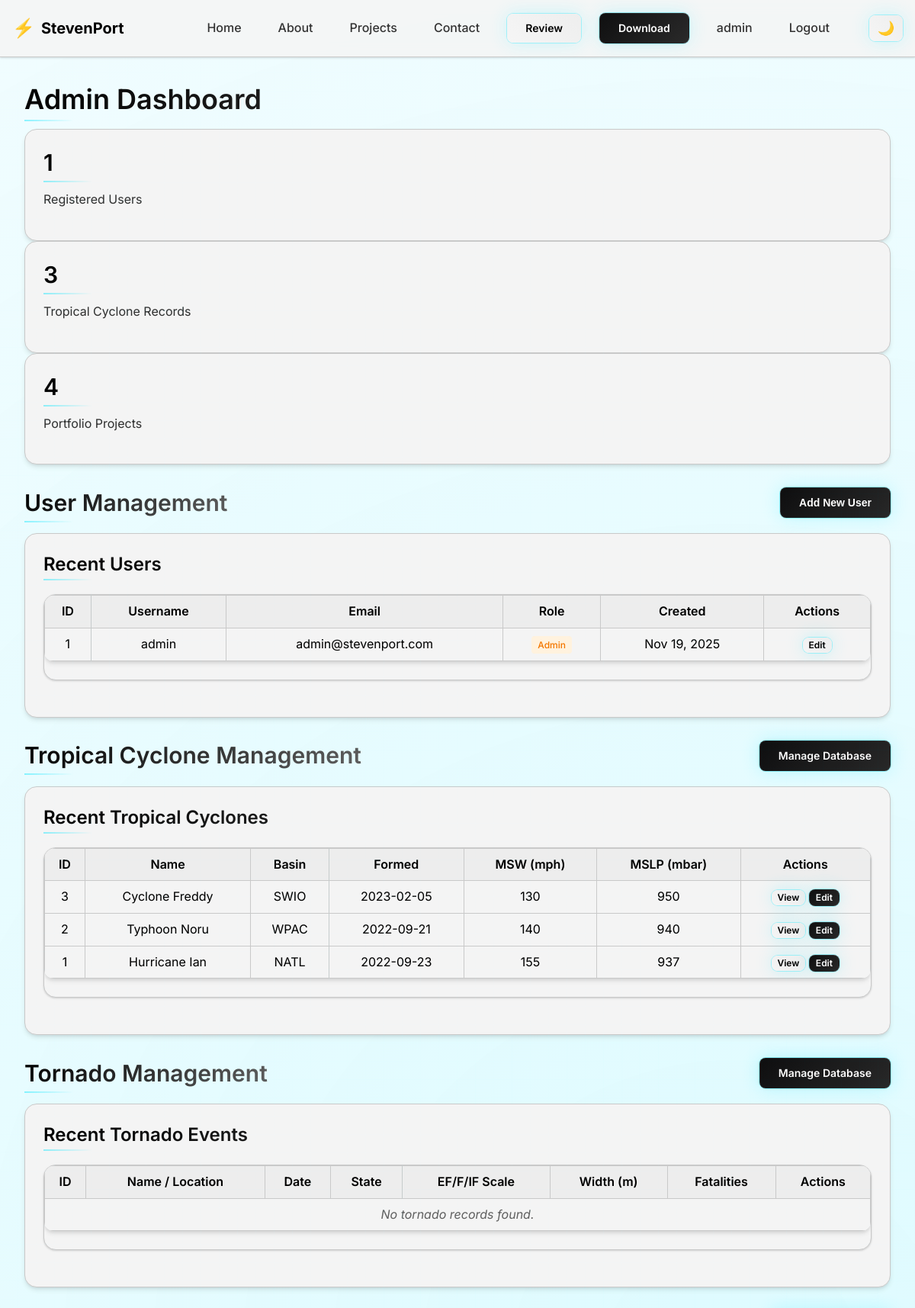
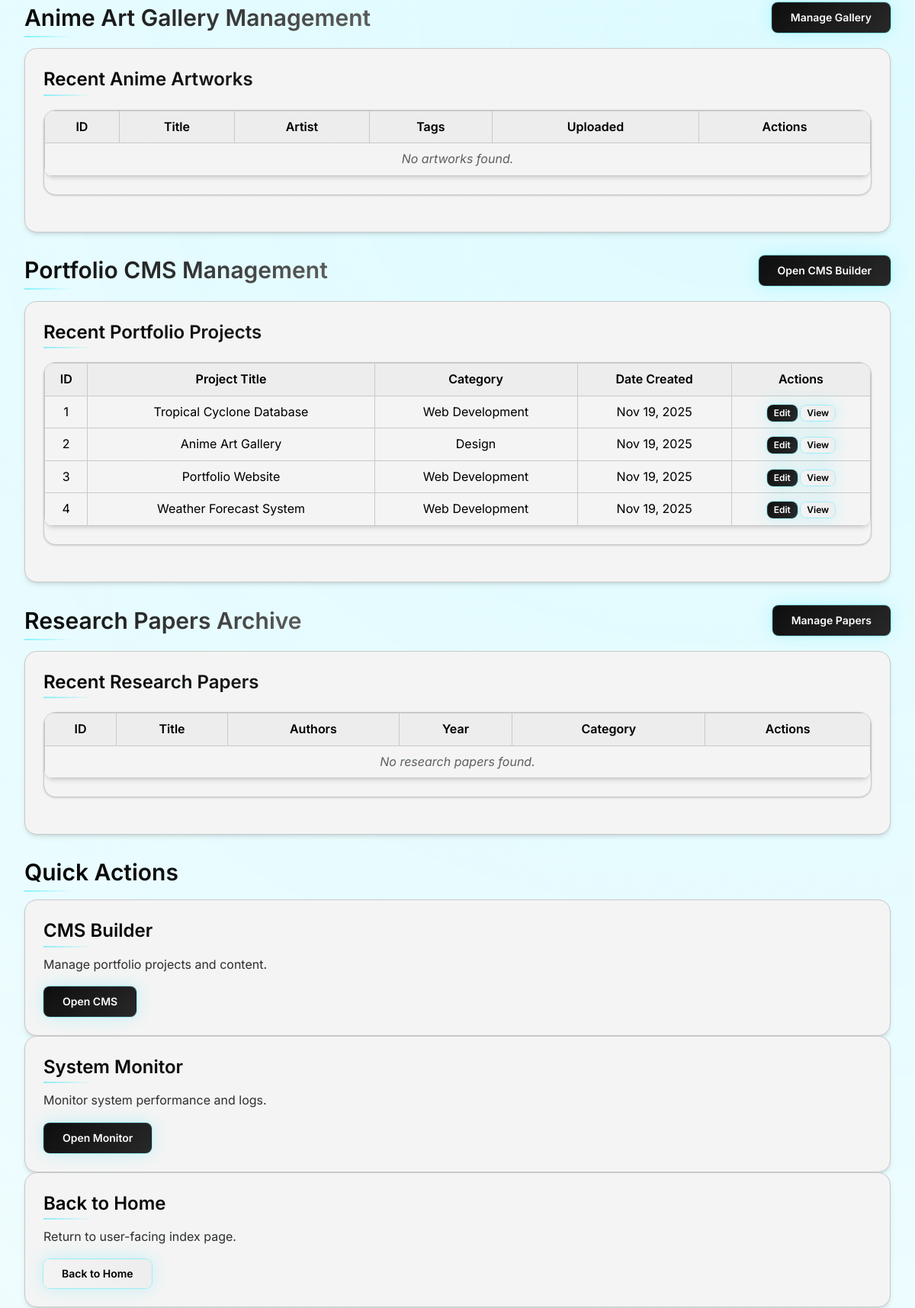
/dashboard.php (signed in, upper part), run on the app's committed database (2 pictures, top to bottom).
### tables this page shows
CREATE TABLE IF NOT EXISTS users (
    id INT AUTO_INCREMENT PRIMARY KEY,
    username VARCHAR(50) UNIQUE NOT NULL,
    email VARCHAR(100) UNIQUE NOT NULL,
    password VARCHAR(255) NOT NULL,
    role ENUM('user', 'admin', 'superadmin') DEFAULT 'user',
    created_at TIMESTAMP DEFAULT CURRENT_TIMESTAMP,
    updated_at TIMESTAMP DEFAULT CURRENT_TIMESTAMP ON UPDATE CURRENT_TIMESTAMP,
    
     
    first_name VARCHAR(50) DEFAULT NULL,
    last_name VARCHAR(50) DEFAULT NULL,
    bio TEXT DEFAULT NULL,
    
     
    last_login TIMESTAMP NULL DEFAULT NULL,
    email_verified BOOLEAN DEFAULT FALSE,
    email_verification_token VARCHAR(255) DEFAULT NULL,
    password_reset_token VARCHAR(255) DEFAULT NULL,
    password_reset_expires TIMESTAMP NULL DEFAULT NULL,
    
     
    theme ENUM('light', 'dark', 'auto') DEFAULT 'light',
    language VARCHAR(10) DEFAULT 'en',
    timezone VARCHAR(50) DEFAULT 'UTC',
    notifications BOOLEAN DEFAULT TRUE,
    email_notifications BOOLEAN DEFAULT TRUE,
    
     
    account_status ENUM('active', 'suspended', 'banned') DEFAULT 'active',
    failed_login_attempts INT DEFAULT 0,
    locked_until TIMESTAMP NULL DEFAULT NULL,
    two_factor_enabled BOOLEAN DEFAULT FALSE,
    two_factor_secret VARCHAR(255) DEFAULT NULL
);

CREATE TABLE IF NOT EXISTS tcdatabase (
    id INT AUTO_INCREMENT PRIMARY KEY,
    storm_id VARCHAR(50),
    storm_img VARCHAR(255),
    track_img VARCHAR(255),
    name VARCHAR(100),
    basin VARCHAR(20),
    msw VARCHAR(20),
    mslp VARCHAR(20),
    formed DATE,
    dissipated DATE,
    ace_value DECIMAL(10,4),
    damage VARCHAR(100),
    fatalities VARCHAR(100),
    `desc` TEXT,
    created_at TIMESTAMP DEFAULT CURRENT_TIMESTAMP,
    updated_at TIMESTAMP DEFAULT CURRENT_TIMESTAMP ON UPDATE CURRENT_TIMESTAMP
);

CREATE TABLE IF NOT EXISTS projects (
    id INT AUTO_INCREMENT PRIMARY KEY,
    title VARCHAR(255) NOT NULL,
    category VARCHAR(100) DEFAULT 'Portfolio',
    description TEXT,
    image VARCHAR(255),
    link VARCHAR(500),
    created_at TIMESTAMP DEFAULT CURRENT_TIMESTAMP,
    updated_at TIMESTAMP DEFAULT CURRENT_TIMESTAMP ON UPDATE CURRENT_TIMESTAMP
);

### dashboard.php (the view, shortened to what this page needs)
<?php
$db = new DBFunc();
$conn = $db->getConnection();
$totalUsers = $conn->query("SELECT COUNT(*) AS c FROM users")->fetch_assoc()['c'];
$totalTC = $conn->query("SELECT COUNT(*) AS c FROM tcdatabase")->fetch_assoc()['c'];
$totalProjects = $conn->query("SELECT COUNT(*) AS c FROM projects")->fetch_assoc()['c'];
$recentUsers = $conn->query("SELECT * FROM users ORDER BY created_at DESC LIMIT 5")->fetch_all(MYSQLI_ASSOC);
$recentTC = $conn->query("SELECT * FROM tcdatabase ORDER BY id DESC LIMIT 5")->fetch_all(MYSQLI_ASSOC);
?>
<?php include 'includes/header.php'; ?>
<main class="page-container">
    <h1 class="page-title">Admin Dashboard</h1>
    <section class="cards-grid">
        <div class="card stat-card">
            <h2><?= $totalUsers ?></h2>
            <p>Registered Users</p>
        </div>
        <div class="card stat-card">
            <h2><?= $totalTC ?></h2>
            <p>Tropical Cyclone Records</p>
        </div>
        <div class="card stat-card">
            <h2><?= $totalProjects ?></h2>
            <p>Portfolio Projects</p>
        </div>
    </section>
    <section class="admin-section">
        <div class="section-header">
            <h2>User Management</h2>
            <button class="btn btn-primary" onclick="toggleUserForm()">Add New User</button>
        </div>
        <div class="card">
            <h3>Recent Users</h3>
            <div class="table-container">
                <table class="styled-table">
                    <thead>
                        <tr>
                            <th>ID</th>
                            <th>Username</th>
                            <th>Email</th>
                            <th>Role</th>
                            <th>Created</th>
                            <th>Actions</th>
                        </tr>
                    </thead>
                    <tbody>
                        <?php if (empty($recentUsers)): ?>
                            <tr class="no-results">
                                <td colspan="6">No users found.</td>
                            </tr>
                        <?php else: ?>
                            <?php foreach ($recentUsers as $user): ?>
                                <tr>
                                    <td><?= htmlspecialchars($user['id']) ?></td>
                                    <td><?= htmlspecialchars($user['username']) ?></td>
                                    <td><?= htmlspecialchars($user['email']) ?></td>
                                    <td>
                                        <span class="role-badge role-<?= htmlspecialchars($user['role']) ?>">
                                            <?= ucfirst(htmlspecialchars($user['role'])) ?>
                                        </span>
                                    </td>
                                    <td><?= date('M j, Y', strtotime($user['created_at'])) ?></td>
                                    <td>
                                        <a href="account_settings.php?user=<?= $user['id'] ?>" class="btn btn-secondary btn-sm">Edit</a>
                                    </td>
                                </tr>
                            <?php endforeach; ?>
                        <?php endif; ?>
                    </tbody>
                </table>
            </div>
        </div>
    </section>
    <section class="admin-section">
        <div class="section-header">
            <h2>Tropical Cyclone Management</h2>
            <a href="tc_database.php" class="btn btn-primary">Manage Database</a>
        </div>
        <div class="card">
            <h3>Recent Tropical Cyclones</h3>
            <div class="table-container">
                <table class="styled-table">
                    <thead>
                        <tr>
                            <th>ID</th>
                            <th>Name</th>
                            <th>Basin</th>
                            <th>Formed</th>
                            <th>MSW (mph)</th>
                            <th>MSLP (mbar)</th>
                            <th>Actions</th>
                        </tr>
                    </thead>
                    <tbody>
                        <?php if (empty($recentTC)): ?>
                            <tr class="no-results">
                                <td colspan="6">No tropical cyclones found.</td>
                            </tr>
                        <?php else: ?>
                            <?php foreach ($recentTC as $tc): ?>
                                <tr>
                                    <td><?= htmlspecialchars($tc['id']) ?></td>
                                    <td><?= htmlspecialchars($tc['name'] ?? 'Unknown') ?></td>
                                    <td><?= htmlspecialchars($tc['basin'] ?? 'Unknown') ?></td>
                                    <td><?= htmlspecialchars($tc['formed'] ?? 'Unknown') ?></td>
                                    <td><?= htmlspecialchars($tc['msw'] ?? 'Unknown') ?></td>
                                    <td><?= htmlspecialchars($tc['mslp'] ?? 'Unknown') ?></td>
                                    <td>
                                        <a href="tc_database.php?view=<?= $tc['id'] ?>" class="btn btn-secondary btn-sm">View</a>
                                        <a href="tc_database.php?edit=<?= $tc['id'] ?>" class="btn btn-primary btn-sm">Edit</a>
                                    </td>
                                </tr>
                            <?php endforeach; ?>
                        <?php endif; ?>
                    </tbody>
                </table>
            </div>
        </div>
    </section>
    <section class="admin-section">
        <div class="section-header">
            <h2>Tornado Management</h2>
            <a href="tornado_db.php" class="btn btn-primary">Manage Database</a>
        </div>
        <div class="card">
            <h3>Recent Tornado Events</h3>
            <div class="table-container">
                <table class="styled-table">
                    <thead>
                        <tr>
                            <th>ID</th>
                            <th>Name / Location</th>
                            <th>Date</th>
                            <th>State</th>
                            <th>EF/F/IF Scale</th>
                            <th>Width (m)</th>
                            <th>Fatalities</th>
                            <th>Actions</th>
                        </tr>
                    </thead>
                    <tbody>
                        <?php
                        $recentTornado = $db->getConnection()->query("
                    SELECT id, name, date, state, intensity_scale, path_width, fatalities
                    FROM tornado_db
                    ORDER BY date DESC
                    LIMIT 5
                ")->fetch_all(MYSQLI_ASSOC);
                        ?>
                        <?php if (empty($recentTornado)): ?>
                            <tr class="no-results">
                                <td colspan="8">No tornado records found.</td>
                            </tr>
                        <?php endif; ?>
                    </tbody>
                </table>
            </div>
        </div>
    </section>
    <section class="admin-section">
        <div class="section-header">
            <h2>Anime Art Gallery Management</h2>
            <a href="anime_admin.php" class="btn btn-primary">Manage Gallery</a>
        </div>
        <div class="card">
            <h3>Recent Anime Artworks</h3>
            <div class="table-container">
                <table class="styled-table">
                    <thead>
                        <tr>
                            <th>ID</th>
                            <th>Title</th>
                            <th>Artist</th>
                            <th>Tags</th>
                            <th>Uploaded</th>
                            <th>Actions</th>
                        </tr>
                    </thead>
                    <tbody>
                        <?php
                        $recentArt = $db->getConnection()->query("
                        SELECT id, title, artist, tags, created_at
                        FROM anime_gallery
                        ORDER BY created_at DESC
                        LIMIT 5
                    ")->fetch_all(MYSQLI_ASSOC);
                        ?>
                        <?php if (empty($recentArt)): ?>
                            <tr class="no-results">
                                <td colspan="6">No artworks found.</td>
                            </tr>
                        <?php endif; ?>
                    </tbody>
                </table>
            </div>
        </div>
    </section>
    <section class="admin-section">
        <div class="section-header">
            <h2>Portfolio CMS Management</h2>
            <a href="cms_builder.php" class="btn btn-primary">Open CMS Builder</a>
        </div>
        <div class="card">
            <h3>Recent Portfolio Projects</h3>
            <div class="table-container">
                <table class="styled-table">
                    <thead>
                        <tr>
                            <th>ID</th>
                            <th>Project Title</th>
                            <th>Category</th>
                            <th>Date Created</th>
                            <th>Actions</th>
                        </tr>
                    </thead>
                    <tbody>
                        <?php
                        $recentProjects = [];
                        if ($conn && $conn->connect_errno === 0) {
                            $res = $conn->query("SELECT id, title, category, created_at FROM projects ORDER BY created_at DESC LIMIT 5");
                            if ($res && $res->num_rows > 0) {
                                $recentProjects = $res->fetch_all(MYSQLI_ASSOC);
                            }
                        }
                        ?>
                        <?php if (empty($recentProjects)): ?>
                            <tr class="no-results">
                                <td colspan="5">No projects found.</td>
                            </tr>
                        <?php else: ?>
                            <?php foreach ($recentProjects as $proj): ?>
                                <tr>
                                    <td><?= htmlspecialchars($proj['id']) ?></td>
                                    <td><?= htmlspecialchars($proj['title']) ?></td>
                                    <td><?= htmlspecialchars($proj['category'] ?? 'Portfolio') ?></td>
                                    <td><?= date('M j, Y', strtotime($proj['created_at'])) ?></td>
                                    <td>
                                        <a href="cms_builder.php?edit=<?= $proj['id'] ?>" class="btn btn-primary btn-sm">Edit</a>
                                        <a href="cms_builder.php?view=<?= $proj['id'] ?>" class="btn btn-secondary btn-sm">View</a>
                                    </td>
                                </tr>
                            <?php endforeach; ?>
                        <?php endif; ?>
                    </tbody>
                </table>
            </div>
        </div>
    </section>
    <section class="admin-section">
        <div class="section-header">
            <h2>Research Papers Archive</h2>
            <a href="research_papers.php" class="btn btn-primary">Manage Papers</a>
        </div>
        <div class="card">
            <h3>Recent Research Papers</h3>
            <div class="table-container">
                <table class="styled-table">
                    <thead>
                        <tr>
                            <th>ID</th>
                            <th>Title</th>
                            <th>Authors</th>
                            <th>Year</th>
                            <th>Category</th>
                            <th>Actions</th>
                        </tr>
                    </thead>
                    <tbody>
                        <?php
                        $recentPapers = $conn->query("SELECT id, title, authors, year, category FROM research_papers ORDER BY year DESC LIMIT 5")->fetch_all(MYSQLI_ASSOC);
                        ?>
                        <?php if (empty($recentPapers)): ?>
                            <tr class="no-results">
                                <td colspan="6">No research papers found.</td>
                            </tr>
                        <?php endif; ?>
                    </tbody>
                </table>
            </div>
        </div>
    </section>
    <section class="admin-section">
        <h2>Quick Actions</h2>
        <div class="cards-grid">
            <div class="card action-card">
                <h3>CMS Builder</h3>
                <p>Manage portfolio projects and content.</p>
                <a href="cms_builder.php" class="btn btn-primary">Open CMS</a>
            </div>
            <div class="card action-card">
                <h3>System Monitor</h3>
                <p>Monitor system performance and logs.</p>
                <a href="sys_monitor.php" class="btn btn-primary">Open Monitor</a>
            </div>
            <div class="card action-card">
                <h3>Back to Home</h3>
                <p>Return to user-facing index page.</p>
                <a href="index.php" class="btn btn-secondary">Back to Home</a>
            </div>
        </div>
    </section>
</main>
<?php include 'includes/footer.php'; ?>

### data on the page
users: id "1", username "admin", email "admin@stevenport.com", role "Admin", created_at "Nov 19, 2025"
tcdatabase: id "3", name "Cyclone Freddy", basin "SWIO", formed "2023-02-05", msw "130", mslp "950"
tcdatabase: id "2", name "Typhoon Noru", basin "WPAC", formed "2022-09-21", msw "140", mslp "940"
tcdatabase: id "1", name "Hurricane Ian", basin "NATL", formed "2022-09-23", msw "155", mslp "937"
projects: id "1", title "Tropical Cyclone Database", category "Web Development", created_at "Nov 19, 2025"
projects: id "2", title "Anime Art Gallery", category "Design", created_at "Nov 19, 2025"
projects: id "3", title "Portfolio Website", category "Web Development", created_at "Nov 19, 2025"
projects: id "4", title "Weather Forecast System", category "Web Development", created_at "Nov 19, 2025"

### other printed values
$username "admin"
$totalUsers "1"
$totalTC "3"
$totalProjects "4"
